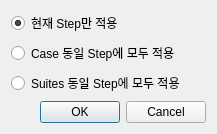
<?xml version="1.0" encoding="UTF-8"?>
<ui version="4.0">
 <class>Dialog</class>
 <widget class="QDialog" name="Dialog">
  <property name="geometry">
   <rect>
    <x>0</x>
    <y>0</y>
    <width>217</width>
    <height>109</height>
   </rect>
  </property>
  <property name="windowTitle">
   <string>Dialog</string>
  </property>
  <property name="windowIcon">
   <iconset resource="icon/res.qrc">
    <normaloff>:/step/apply.png</normaloff>:/step/apply.png</iconset>
  </property>
  <layout class="QGridLayout" name="gridLayout">
   <item row="0" column="0">
    <layout class="QVBoxLayout" name="verticalLayout">
     <item>
      <widget class="QRadioButton" name="rb_thisStep">
       <property name="text">
        <string>현재 Step만 적용</string>
       </property>
       <property name="checked">
        <bool>true</bool>
       </property>
      </widget>
     </item>
     <item>
      <widget class="QRadioButton" name="rb_thisCase">
       <property name="text">
        <string>Case 동일 Step에 모두 적용</string>
       </property>
      </widget>
     </item>
     <item>
      <widget class="QRadioButton" name="rb_thisSuites">
       <property name="text">
        <string>Suites 동일 Step에 모두 적용</string>
       </property>
      </widget>
     </item>
    </layout>
   </item>
   <item row="1" column="0">
    <widget class="QDialogButtonBox" name="buttonBox">
     <property name="orientation">
      <enum>Qt::Horizontal</enum>
     </property>
     <property name="standardButtons">
      <set>QDialogButtonBox::Cancel|QDialogButtonBox::Ok</set>
     </property>
    </widget>
   </item>
  </layout>
 </widget>
 <resources>
  <include location="icon/res.qrc"/>
 </resources>
 <connections>
  <connection>
   <sender>buttonBox</sender>
   <signal>accepted()</signal>
   <receiver>Dialog</receiver>
   <slot>accept()</slot>
   <hints>
    <hint type="sourcelabel">
     <x>207</x>
     <y>91</y>
    </hint>
    <hint type="destinationlabel">
     <x>157</x>
     <y>108</y>
    </hint>
   </hints>
  </connection>
  <connection>
   <sender>buttonBox</sender>
   <signal>rejected()</signal>
   <receiver>Dialog</receiver>
   <slot>reject()</slot>
   <hints>
    <hint type="sourcelabel">
     <x>207</x>
     <y>97</y>
    </hint>
    <hint type="destinationlabel">
     <x>216</x>
     <y>108</y>
    </hint>
   </hints>
  </connection>
 </connections>
</ui>
